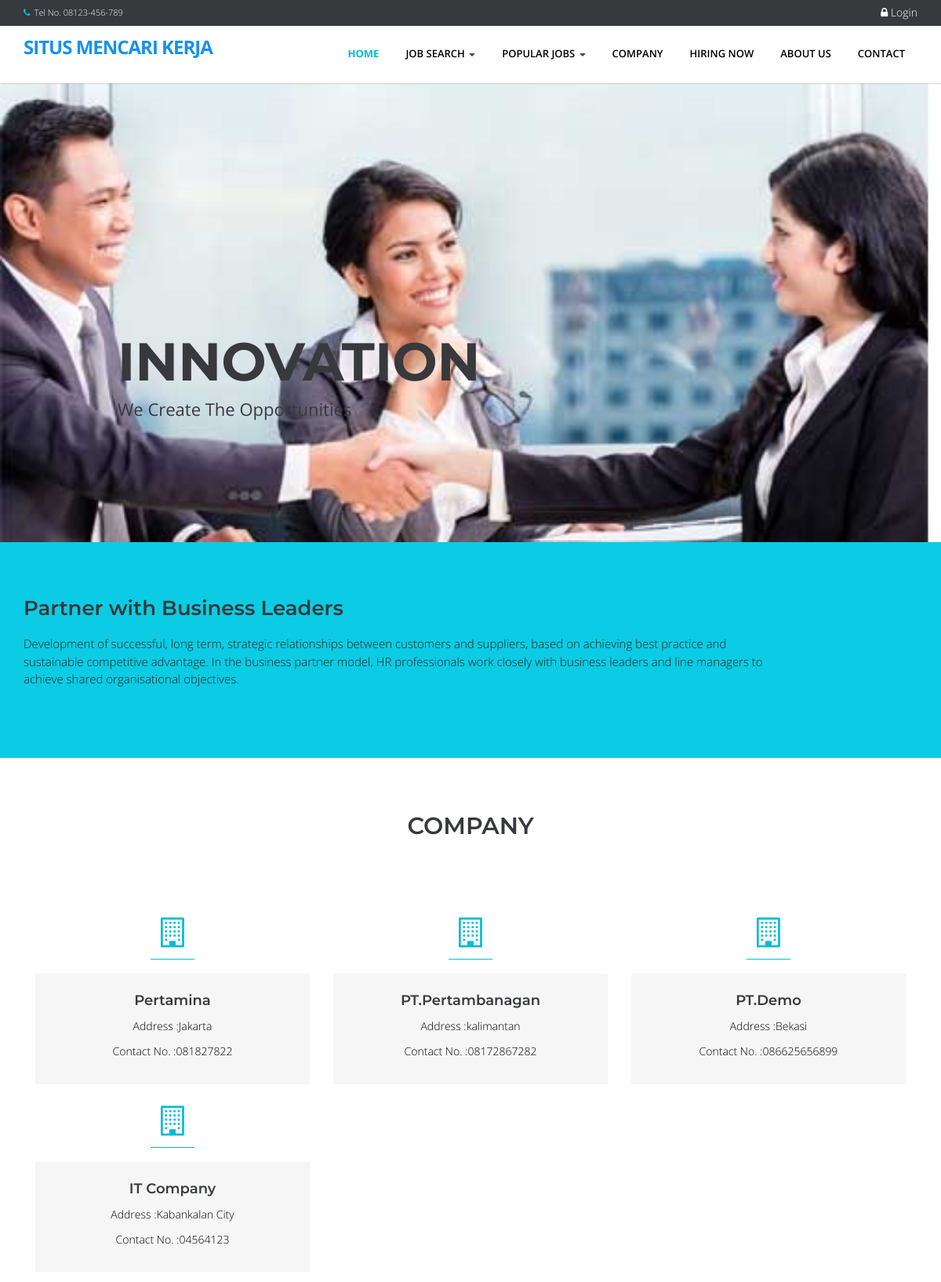
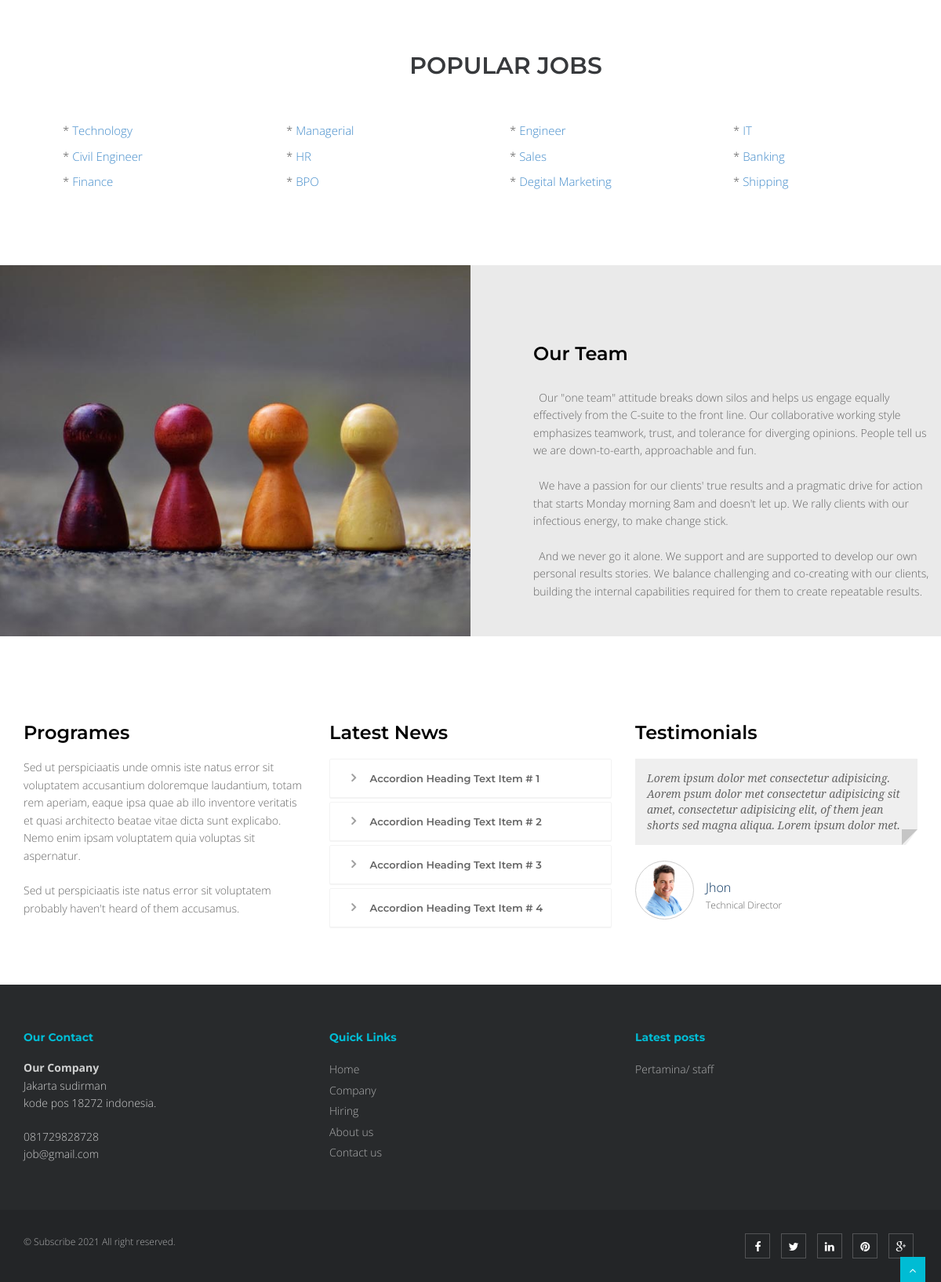
The page / on the database its author committed (2 pictures, top to bottom).
### tables this page shows
CREATE TABLE `tblcompany` (
  `COMPANYID` int(11) NOT NULL,
  `COMPANYNAME` varchar(90) NOT NULL,
  `COMPANYADDRESS` varchar(90) NOT NULL,
  `COMPANYCONTACTNO` varchar(30) NOT NULL,
  `COMPANYSTATUS` varchar(90) NOT NULL,
  `COMPANYMISSION` text NOT NULL
);

CREATE TABLE `tblcategory` (
  `CATEGORYID` int(11) NOT NULL,
  `CATEGORY` varchar(250) NOT NULL
);

CREATE TABLE `tbljob` (
  `JOBID` int(11) NOT NULL,
  `COMPANYID` int(11) NOT NULL,
  `CATEGORY` varchar(250) NOT NULL,
  `OCCUPATIONTITLE` varchar(90) NOT NULL,
  `REQ_NO_EMPLOYEES` int(11) NOT NULL,
  `SALARIES` double NOT NULL,
  `DURATION_EMPLOYEMENT` varchar(90) NOT NULL,
  `QUALIFICATION_WORKEXPERIENCE` text NOT NULL,
  `JOBDESCRIPTION` text NOT NULL,
  `PREFEREDSEX` varchar(30) NOT NULL,
  `SECTOR_VACANCY` text NOT NULL,
  `JOBSTATUS` varchar(90) NOT NULL,
  `DATEPOSTED` datetime NOT NULL
);

### home.php (the view, shortened to what the rows shown need)
<section id="content">
<div class="container">
      <div class="row">
    <div class="col-md-12">
      <div class="aligncenter"><h2 class="aligncenter">Company</h2></div>
      <br/>
    </div>
  </div>
  <?php
    $sql = "SELECT * FROM `tblcompany`";
    $mydb->setQuery($sql);
    $comp = $mydb->loadResultList();
    foreach ($comp as $company ) {
  ?>
          <div class="col-sm-4 info-blocks">
              <i class="icon-info-blocks fa fa-building-o"></i>
              <div class="info-blocks-in">
                  <h3><?php echo $company->COMPANYNAME;?></h3>
                  <p>Address :<?php echo $company->COMPANYADDRESS;?></p>
                  <p>Contact No. :<?php echo $company->COMPANYCONTACTNO;?></p>
              </div>
          </div>
  <?php } ?>
</div>
</section>
<section class="section-padding gray-bg">
  <div class="container">
    <div class="row">
      <div class="col-md-12">
        <div class="section-title text-center">
          <h2 >Popular Jobs</h2>
        </div>
      </div>
    </div>
    <div class="row">
      <div class="col-md-12 ">
        <?php
          $sql = "SELECT * FROM `tblcategory`";
          $mydb->setQuery($sql);
          $cur = $mydb->loadResultList();
          foreach ($cur as $result) {
            echo '<div class="col-md-3" style="font-size:15px;padding:5px">* <a href="'.web_root.'index.php?q=category&search='.$result->CATEGORY.'">'.$result->CATEGORY.'</a></div>';
          }
        ?>
      </div>
    </div>
  </div>
</section>

### theme/templates.php (shortened to what the rows shown need)
 <!DOCTYPE html>
<html lang="en">
<head>
<link href="<?php echo web_root; ?>plugins/home-plugins/css/bootstrap.min.css" rel="stylesheet" />
<link href="<?php echo web_root; ?>plugins/home-plugins/css/fancybox/jquery.fancybox.css" rel="stylesheet">
<link href="<?php echo web_root; ?>plugins/home-plugins/css/flexslider.css" rel="stylesheet" />
<link href="<?php echo web_root; ?>plugins/home-plugins/css/style.css" rel="stylesheet" />
<link rel="stylesheet" href="<?php echo web_root;?>plugins/font-awesome/css/font-awesome.min.css">
<link rel="stylesheet" href="<?php echo web_root;?>plugins/dataTables/jquery.dataTables.min.css">
<link rel="stylesheet" href="<?php echo web_root;?>plugins/dataTables/jquery.dataTables_themeroller.css">
<link href="<?php echo web_root; ?>plugins/datepicker/bootstrap-datetimepicker.min.css" rel="stylesheet" media="screen">
<link href="<?php echo web_root; ?>plugins/datepicker/datepicker3.css" rel="stylesheet" media="screen">
</head>
<body>
<div id="wrapper" class="home-page">
                            <?php
                            $sql = "SELECT * FROM `tblcategory` LIMIT 10";
                            $mydb->setQuery($sql);
                            ?>
      <?php
       require_once $content;
        ?>
  <footer>
  <div class="container">
    <div class="row">
      <div class="col-md-4 col-sm-4">
        <div class="widget">
          <ul class="link-list">
            <?php
                  $sql = "SELECT * FROM `tblcompany` c,`tbljob` j WHERE c.`COMPANYID`=j.`COMPANYID`   ORDER BY DATEPOSTED DESC LIMIT 3" ;
                  $mydb->setQuery($sql);
                  $cur = $mydb->loadResultList();
                  foreach ($cur as $result) {
                    echo ' <li><a href="'.web_root.'index.php?q=viewjob&search='.$result->JOBID.'">'.$result->COMPANYNAME . '/ '. $result->OCCUPATIONTITLE .'</a></li>';
                  }
              ?>
          </ul>
        </div>
      </div>
    </div>
  </div>
  </footer>
</div>
</body>
</html>

### rows shown on the page
tblcompany: COMPANYNAME "Pertamina", COMPANYADDRESS "Jakarta", COMPANYCONTACTNO "081827822"
tblcompany: COMPANYNAME "PT.Pertambanagan", COMPANYADDRESS "kalimantan", COMPANYCONTACTNO "08172867282"
tblcompany: COMPANYNAME "PT.Demo", COMPANYADDRESS "Bekasi", COMPANYCONTACTNO "086625656899"
tblcompany: COMPANYNAME "IT Company", COMPANYADDRESS "Kabankalan City", COMPANYCONTACTNO "04564123"
tblcategory: CATEGORY "Technology"
tblcategory: CATEGORY "Managerial"
tblcategory: CATEGORY "Engineer"
tblcategory: CATEGORY "IT"
tblcategory: CATEGORY "Civil Engineer"
tblcategory: CATEGORY "HR"
tblcategory: CATEGORY "Sales"
tblcategory: CATEGORY "Banking"
tblcategory: CATEGORY "Finance"
tblcategory: CATEGORY "BPO"
tblcategory: CATEGORY "Degital Marketing"
tblcategory: CATEGORY "Shipping"
tbljob: COMPANYID.COMPANYNAME "Pertamina", OCCUPATIONTITLE "staff"
